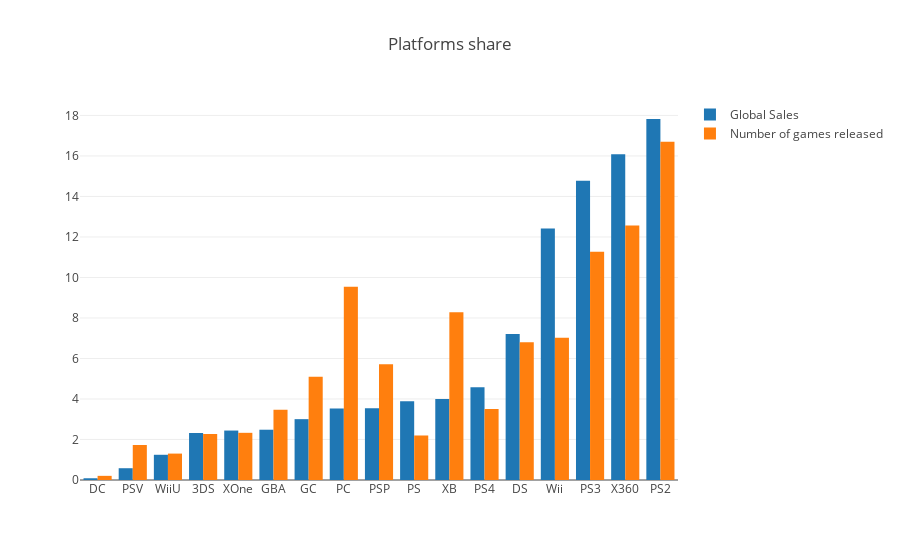

Notebook source saved alongside this figure:
### Code cell
trace0 = go.Bar(
    x=platforms_df.index,
    y=platforms_df.Global_Sales,
    name='Global Sales',
    orientation = 'v'
)

trace1 = go.Bar(
    x=platforms_df.index,
    y=platforms_df.Number_of_Games,
    name='Number of games released',
    orientation = 'v'
)

data = [trace0, trace1]
layout = {'title': 'Platforms share'}

fig = go.Figure(data=data, layout=layout)

iplot(fig, show_link=False)

### Figure 1 — Plotly figure (JSON) as saved in the notebook; plotly's stock layout.template omitted (floating-point values rounded to 4 significant figures)
{"data": [{"name": "Global Sales", "orientation": "v", "type": "bar", "uid": "6ec4e600-cb27-11e8-b590-a0c589446c76", "x": ["DC", "PSV", "WiiU", "3DS", "XOne", "GBA", "GC", "PC", "PSP", "PS", "XB", "PS4", "DS", "Wii", "PS3", "X360", "PS2"], "y": [0.08574, 0.5819, 1.245, 2.322, 2.441, 2.483, 3.004, 3.526, 3.541, 3.892, 3.996, 4.579, 7.204, 12.42, 14.78, 16.08, 17.82]}, {"name": "Number of games released", "orientation": "v", "type": "bar", "uid": "6ec4e601-cb27-11e8-aa2c-a0c589446c76", "x": ["DC", "PSV", "WiiU", "3DS", "XOne", "GBA", "GC", "PC", "PSP", "PS", "XB", "PS4", "DS", "Wii", "PS3", "X360", "PS2"], "y": [0.2051, 1.729, 1.304, 2.271, 2.33, 3.473, 5.099, 9.538, 5.714, 2.198, 8.278, 3.502, 6.799, 7.018, 11.27, 12.57, 16.7]}], "layout": {"title": "Platforms share"}}
